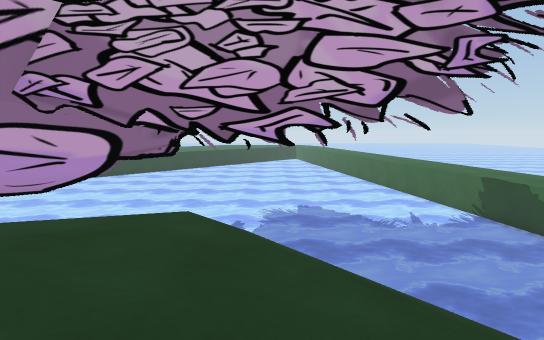
[1] (above)

16 first-person views from a walk through a scene from a Unity 3-D project. The camera is 1.2 m above the floor, tilts 8° down and sees 90° across. The floor is counted in squares, 1 m on a side. Each view is taken from the middle of a square. On the plan, view 1 faces up. The plan holds only what a view shows up to about 13 squares ahead; the rest is blank. The place goes on beyond the plan. Some surface patterns are stand-ins.

[2]
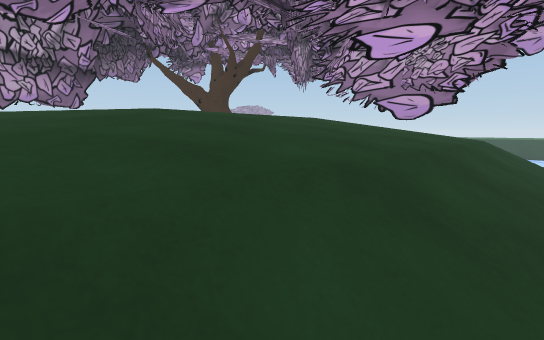

[3]
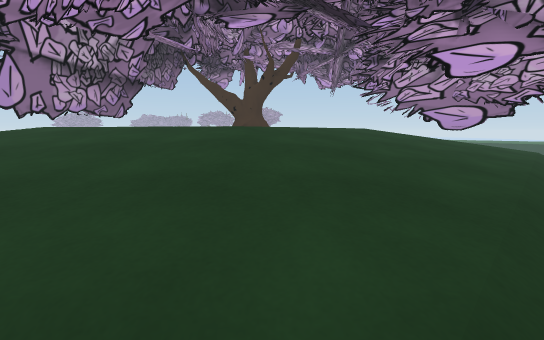

[4]
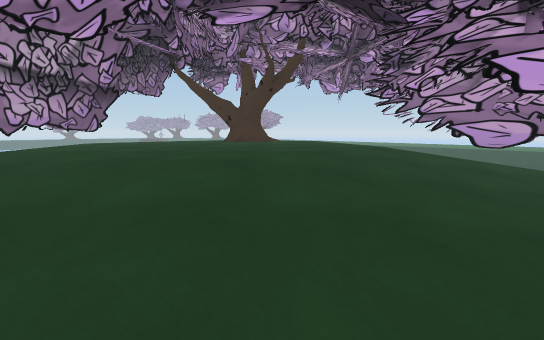

[5]
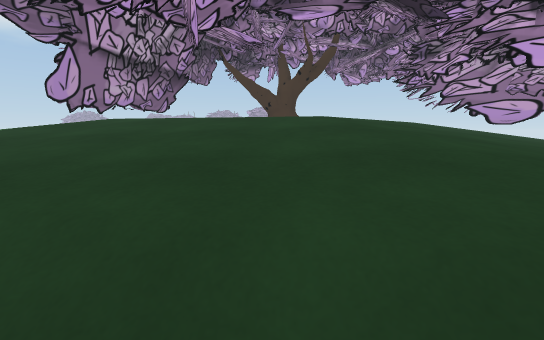

[6]
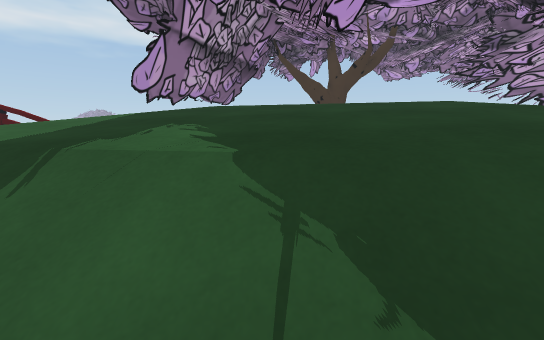

[7]
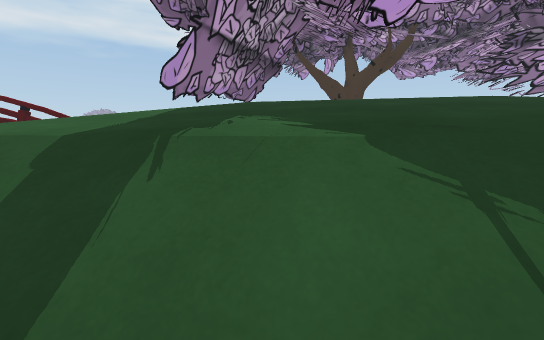

[8]
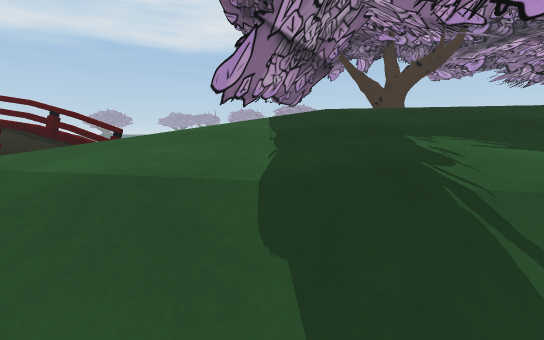

[9]
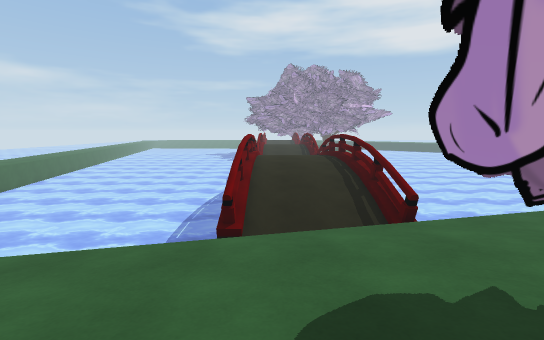

[10]
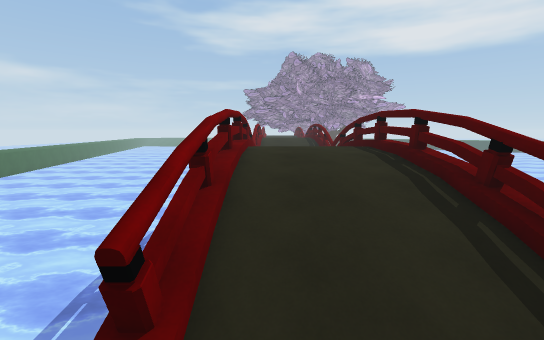

[11]
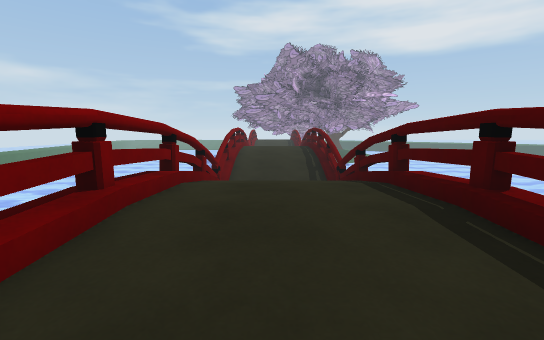

[12]
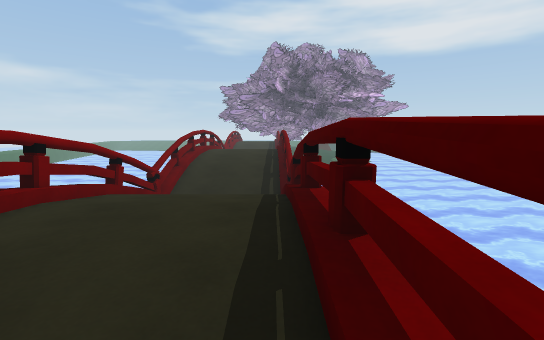

[13]
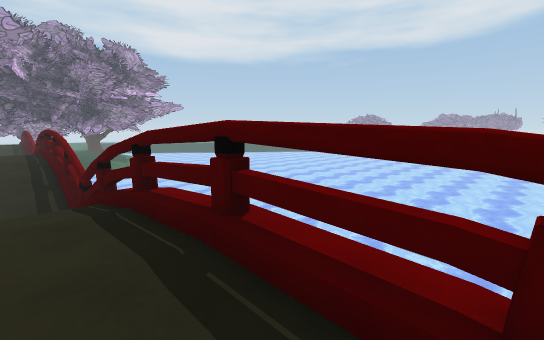

[14]
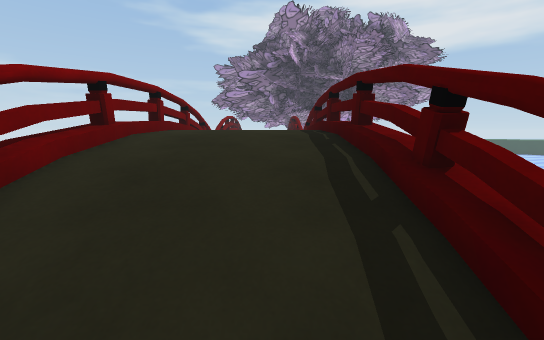

[15]
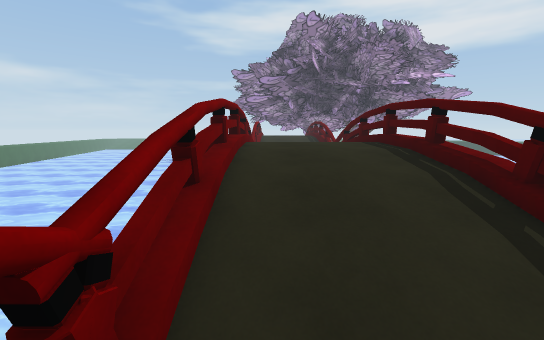

[16]
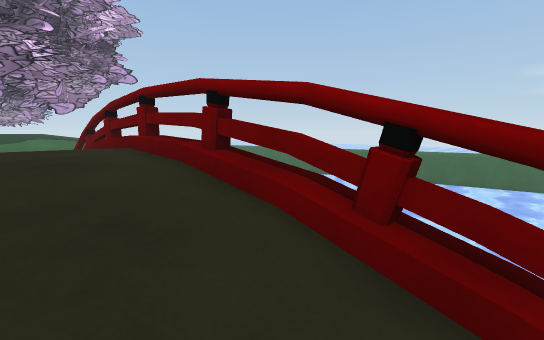

### Floor plan
Key: @ floor where view 1 was taken; # wall or solid block; x gap in a wall; . main floor; : floor 0.25 m higher than the main floor; - floor 0.25 m lower than the main floor; + floor 0.5 m higher than the main floor; _ floor 0.5 m lower than the main floor; / step, stairs or slope; = window, fence, low wall or low ledge; ≈ water the walk keeps out of; T tree.
Columns run from 19 left of view 1 to 8 right of it. Each row starts with its distance up from view 1.
  8                      ≈≈≈≈≈≈≈
  7                   // ≈≈≈≈≈≈≈
  6                   ///   ≈≈≈
  5                /___///≈≈≈≈
  4                -###////
  3                ######//
  2               ### .-_////
  1              ##   ..  ////
  0                    @ -_////
 -1               ++++ ...-_///
 -2              +++++  ...-_///
 -3              +++++ +:...-_/
 -4             +++++++++:..--_/
 -5            TT +++++++::.--/
 -6               +++++++:..-_//
 -7               +++ +++# .-_/
 -8               +++ +  :..-_/
 -9                ++ + ::.--///
-10                   + ::.-_///
-11                   ++:..-_//
-12                     :..-_//
-13                 ##....--//
-14                 ##..---_//
-15               .- ----___
-16               ---___///
-17               __//
-18                #////#
-19                x////x
-20                x____x ≈≈≈ ≈≈
-21                x----x ≈≈≈≈≈≈
-22                x....x≈≈≈≈≈≈≈
-23 ≈≈≈≈    ≈      x::::x ≈≈≈≈≈≈
-24 ≈≈≈≈    ≈      =::::=  ≈≈≈≈≈
-25  ≈≈     ≈      =::::=  ≈ ≈≈≈
-26        ≈≈      =::::=  ≈≈≈≈≈
-27        ≈≈      =::::=   ≈≈≈≈
-28        ≈≈      x....x   ≈ ≈≈
-29        ≈≈      x....x     ≈≈
-30        ≈≈≈     #  __#      ≈
-31        ≈≈≈     x  __x      ≈
-32       ≈≈≈≈     x /  x
-33      ≈≈≈≈≈     x////x
-34     ≈≈≈≈≈≈     x____x
-35    ≈≈≈≈≈≈≈     x----x  ≈≈
-36                x....x   ≈
-37                x....x
-38                =::::=
-39                =::::=   ≈
-40                =    =   ≈≈ ≈
-41                =    =   ≈≈ ≈

Positions as (right, up) in squares from view 1, and headings:
1: (0, 0), facing up
2: (8, -2), facing left
3: (8, -4), facing left
4: (6, -4), facing left
5: (8, -6), facing left
6: (8, -9), facing left
7: (8, -10), facing left
8: (7, -12), facing left
9: (0, -11), facing down
10: (0, -16), facing down
11: (-1, -22), facing down
12: (-3, -23), facing down
13: (-2, -23), facing down-left
14: (-2, -32), facing down
15: (0, -31), facing down
16: (-1, -31), facing up-right
